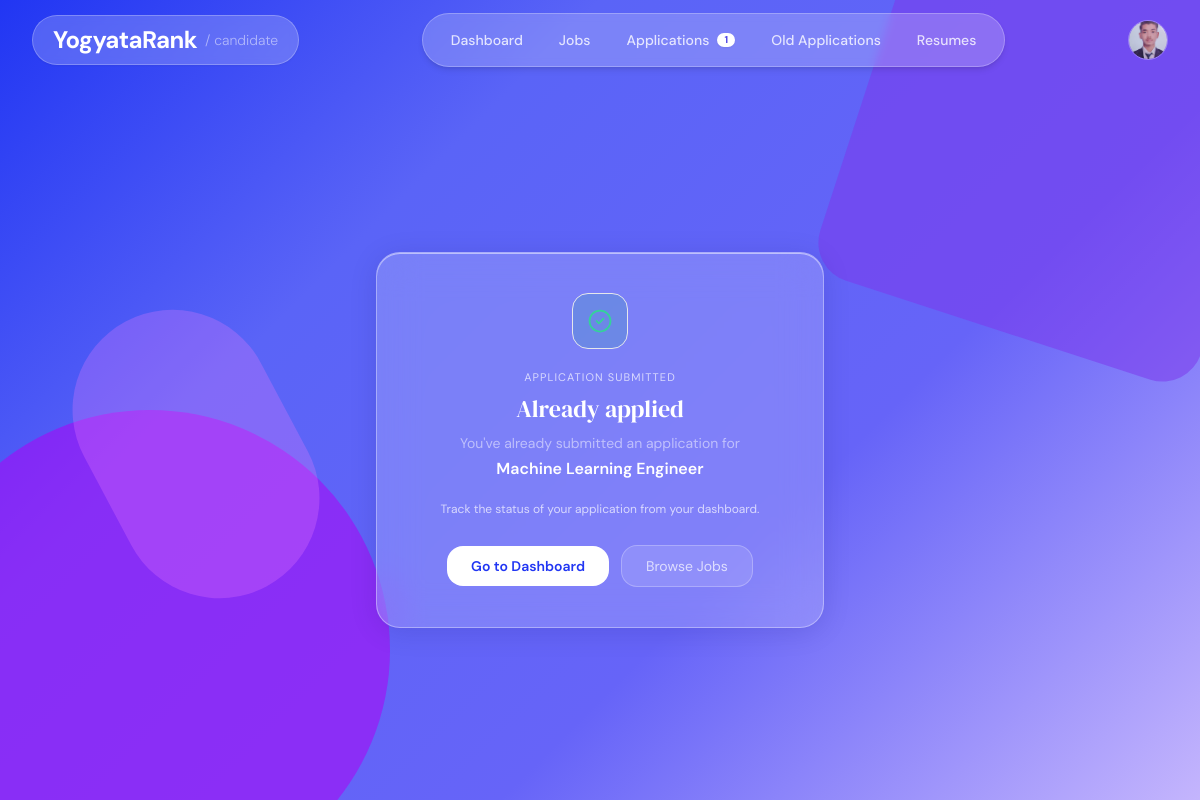
The page /applications/already-applied/5/ (signed in) on the database its author committed.
### accounts/models.py (models this page shows, shortened)
class CandidateProfile(models.Model):
    user            = models.OneToOneField(User, on_delete=models.CASCADE)
    phone           = models.CharField(max_length=20, blank=True)
    about           = models.TextField(blank=True)
    education       = models.TextField(blank=True)
    experience      = models.IntegerField(default=0)
    skills          = models.TextField(blank=True)
    profile_picture = models.ImageField(
                        upload_to='profile_pictures/',
                        blank=True,
                        null=True,
                      )

### jobs/models.py (models this page shows, shortened)
class Job(models.Model):
    class JobType(models.TextChoices):
        FULL_TIME  = "full_time",  "Full-time"
        PART_TIME  = "part_time",  "Part-time"
        CONTRACT   = "contract",   "Contract"
        INTERNSHIP = "internship", "Internship"
        REMOTE     = "remote",     "Remote"
        HYBRID     = "hybrid",     "Hybrid"
    class Status(models.TextChoices):
        OPEN   = "open",   "Open"
        CLOSED = "closed", "Closed"
        DRAFT  = "draft",  "Draft"
    class QualificationLevel(models.TextChoices):
        ANY      = "",         "Any / Not specified"
        DIPLOMA  = "diploma",  "Diploma"
        BACHELOR = "bachelor", "Bachelor's Degree"
        MASTER   = "master",   "Master's Degree"
        PHD      = "phd",      "PhD / Doctorate"
    company          = models.ForeignKey(
                         CompanyProfile,
                         on_delete=models.CASCADE,
                         related_name="jobs"
                       )
    title            = models.CharField(max_length=255)
    description      = models.TextField()
    requirements     = models.TextField(blank=True, help_text="Detailed role requirements")
    responsibilities = models.TextField(blank=True, help_text="Key responsibilities")
    experience_required    = models.IntegerField(
                               default=0,
                               help_text="Minimum years of experience required"
                             )
    qualification_required = models.CharField(
                               max_length=20,
                               choices=QualificationLevel.choices,
                               default=QualificationLevel.ANY,
                               blank=True,
                               help_text="Minimum qualification level required"
                             )
    open_positions   = models.PositiveIntegerField(
                         default=1,
                         help_text="Number of open positions for this role"
                       )
    skills           = models.ManyToManyField(Skill, blank=True)
    location         = models.CharField(max_length=255, blank=True)
    job_type         = models.CharField(
                         max_length=20,
                         choices=JobType.choices,
                         default=JobType.FULL_TIME
                       )
    salary_min       = models.PositiveIntegerField(null=True, blank=True)
    salary_max       = models.PositiveIntegerField(null=True, blank=True)
    salary_currency  = models.CharField(max_length=10, default="NPR")
    status           = models.CharField(
                         max_length=10,
                         choices=Status.choices,
                         default=Status.OPEN
                       )
    deadline         = models.DateField(null=True, blank=True)
    created_at       = models.DateTimeField(auto_now_add=True)
    updated_at       = models.DateTimeField(auto_now=True)
    results_published    = models.BooleanField(default=False)
    shortlist_email_sent = models.BooleanField(default=False)
    class Meta:
        ordering = ["-created_at"]

### applications/views.py (the view)
# urls.py: path("already-applied/<int:job_id>/",    views.already_applied,          name="already_applied"),
@login_required
def already_applied(request, job_id):
    job = get_object_or_404(Job, id=job_id)
    return render(request, "applications/already_applied.html", {"job": job})

### applications/context_processors.py (called while the page is built)
def active_applications_count(request):
    context = {}
    if not request.user.is_authenticated:
        return context
    from django.db.models import Q as _Q
    candidate = CandidateProfile.objects.filter(user=request.user).first()
    context['candidate'] = candidate
    if candidate:
        context['company'] = None
        today = date.today()
        count = (
            Application.objects
            .filter(candidate=candidate)
            .exclude(status__in=[
                Application.Status.WITHDRAWN,
                Application.Status.REJECTED,
            ])
            .exclude(job__deadline__lt=today)
            .count()
        )
        context['active_app_count'] = count
    else:
        from accounts.models import CompanyProfile
        company = CompanyProfile.objects.filter(user=request.user).first()
        context['company'] = company
    return context

### jobs/context_processors.py (called while the page is built)
def to_shortlist_count(request):
    if not request.user.is_authenticated:
        return {}
    try:
        company = CompanyProfile.objects.get(user=request.user)
        count = Job.objects.filter(
            company=company,
            results_published=True,
            shortlist_email_sent=False,
        ).count()
        return {'to_shortlist_count': count}
    except CompanyProfile.DoesNotExist:
        return {}

### templates/applications/already_applied.html (shortened to what this page needs)
{% extends "candidate_base.html" %}
{% block main_content %}
<main class="relative z-10 min-h-screen flex items-center justify-center px-4 md:px-6 pt-[10vh]">
  <div class="w-full max-w-md text-center">
    <div class="glass-card rounded-3xl p-10">
      <div class="w-14 h-14 rounded-2xl mx-auto mb-5 flex items-center justify-center bg-emerald-500/15 border border-emerald-400/28">
        <svg class="w-7 h-7 text-emerald-400" fill="none" stroke="currentColor" viewBox="0 0 24 24">
          <path stroke-linecap="round" stroke-linejoin="round" stroke-width="1.5"
                d="M9 12l2 2 4-4m6 2a9 9 0 11-18 0 9 9 0 0118 0z"/>
        </svg>
      </div>
      <p class="text-[11px] uppercase tracking-widest text-white/70 mb-2">Application Submitted</p>
      <h2 class="font-serif-display text-2xl text-white mb-2">Already applied</h2>
      <p class="text-white/50 text-sm mb-1">You've already submitted an application for</p>
      <p class="text-white font-semibold mb-5">{{ job.title }}</p>
      <p class="text-white/70 text-xs mb-7">Track the status of your application from your dashboard.</p>
      <div class="flex items-center justify-center gap-3">
        <a href="{% url 'candidate_dashboard' %}"
           class="btn-white px-6 py-2.5 rounded-2xl text-sm">
          Go to Dashboard
        </a>
        <a href="{% url 'job_list' %}"
           class="btn-ghost px-6 py-2.5 rounded-2xl text-sm">
          Browse Jobs
        </a>
      </div>
    </div>
  </div>
</main>
{% endblock %}

### templates/candidate_base.html (shortened to what this page needs)
{% load static tailwind_tags %}
<!DOCTYPE html>
<html lang="en">
<head>
  {% tailwind_css %}
</head>
<body class="min-h-screen">
  <div class="bg-canvas">
    <div class="shape-bl"></div>
    <div class="shape-tr"></div>
    <div class="shape-mid"></div>
  </div>
  {% block navbar %}
  <header class="fixed top-0 left-0 w-full z-50">
    <div class="w-full px-4 md:px-8 flex items-center justify-between h-[10vh]">
      <a href="{% url 'candidate_dashboard' %}"
         class="flex items-center gap-2 backdrop-blur-sm bg-white/20 border border-white/25 rounded-full px-3 md:px-5 py-2 shadow-sm hover:bg-white/25 transition-all">
        <span class="text-xl md:text-2xl text-white tracking-tight font-bold">YogyataRank</span>
        <span class="hidden sm:block text-sm text-white/50 font-light">/ candidate</span>
      </a>
      <nav class="hidden md:flex items-center gap-1 backdrop-blur-sm bg-white/20 border border-white/25 rounded-full px-3 py-2 shadow-md">
        <a href="{% url 'candidate_dashboard' %}"
           class="nav-link {% block nav_dashboard %}{% endblock %} px-4 py-2 rounded-full text-sm font-medium text-white/80 hover:text-white hover:bg-white/15 transition-all">
          Dashboard
        </a>
        <a href="{% url 'job_list' %}"
           class="nav-link {% block nav_jobs %}{% endblock %} px-4 py-2 rounded-full text-sm font-medium text-white/80 hover:text-white hover:bg-white/15 transition-all">
          Jobs
        </a>
        <a href="{% url 'application_list' %}"
           class="nav-link {% block nav_applications %}{% endblock %} px-4 py-2 rounded-full text-sm font-medium text-white/80 hover:text-white hover:bg-white/15 transition-all flex items-center gap-2">
          Applications
          {% if active_app_count > 0 %}
          <span class="bg-white text-indigo-600 text-[10px] font-bold px-1.5 py-0.5 rounded-full leading-none min-w-[18px] text-center shadow-sm">
            {{ active_app_count }}
          </span>
          {% endif %}
        </a>
        <a href="{% url 'old_application_list' %}"
           class="nav-link {% block nav_old_applications %}{% endblock %} px-4 py-2 rounded-full text-sm font-medium text-white/80 hover:text-white hover:bg-white/15 transition-all">
          Old Applications
        </a>
        <a href="{% url 'resume_manager' %}"
           class="nav-link {% block nav_resumes %}{% endblock %} px-4 py-2 rounded-full text-sm font-medium text-white/80 hover:text-white hover:bg-white/15 transition-all">
          Resumes
        </a>
      </nav>
      <div class="flex items-center gap-2">
        <a href="{% url 'candidate_edit_profile' %}"
           title="Edit Profile"
           class="flex-shrink-0">
          {% block nav_avatar %}
          {% if candidate and candidate.profile_picture %}
            <img src="{{ candidate.profile_picture.url }}"
                 alt="Profile"
                 class="h-10 w-10 rounded-full border border-white/30 object-cover hover:opacity-90 transition-all"/>
          {% endif %}
          {% endblock %}
        </a>
      </div>
    </div>
  </header>
  {% endblock navbar %}
  {% block main_content %}{% endblock %}
</body>
</html>

### templates/candidate_base.html (style rules this page uses)
*, *::before, *::after { box-sizing: border-box; }
* { font-family: 'DM Sans', sans-serif; }
body { font-size: 16px; min-height: 100vh; overflow-x: hidden; }
.font-serif-display { font-family: 'DM Serif Display', serif; }
.bg-canvas { position: fixed; inset: 0; z-index: 0; pointer-events: none; overflow: hidden; background: linear-gradient(135deg, #2136f3 0%, #5a64f7 30%, #6664f8 65%, #c4b5fd 100%); }
.shape-bl { position:absolute; bottom:-90px; left:-90px; width:480px; height:480px; border-radius:50%; background:#ad02f6; opacity:0.55; }
.shape-tr { position:absolute; top:-60px; right:-60px; width:400px; height:400px; border-radius:40px; transform:rotate(18deg); background:#7c3aed; opacity:0.55; }
.shape-mid { position:absolute; top:38%; left:8%; width:200px; height:300px; border-radius:999px; transform:rotate(-28deg); background:#e879f9; opacity:0.28; }
.glass, .glass-card { background: rgba(255,255,255,0.18); backdrop-filter: blur(20px); -webkit-backdrop-filter: blur(20px); border: 1px solid rgba(255,255,255,0.35); box-shadow: 0 4px 28px rgba(0,0,80,0.12), inset 0 1px 0 rgba(255,255,255,0.5); transition: background 0.2s ease, box-shadow 0.2s ease; }
.nav-link { position: relative; transition: all 0.2s ease; }
.nav-link::after { content: ''; position: absolute; bottom: 4px; left: 50%; transform: translateX(-50%); width: 0; height: 2px; background: #fff; border-radius: 2px; transition: width 0.2s ease; }
.btn-white { background:#fff; color:#2136f3; font-weight:600; transition:all 0.15s ease; }
.btn-ghost { background:rgba(255,255,255,0.12); border:1px solid rgba(255,255,255,0.25); color:rgba(255,255,255,0.70); transition:all 0.15s ease; }

### rows shown on the page
CandidateProfile: profile_picture (picture)
Job: title "Machine Learning Engineer"

### other values the page prints
{{ active_app_count }} "1"
